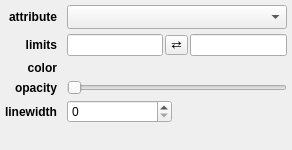
<?xml version="1.0" encoding="UTF-8"?>
<ui version="4.0">
 <class>Form</class>
 <widget class="QWidget" name="Form">
  <property name="geometry">
   <rect>
    <x>0</x>
    <y>0</y>
    <width>292</width>
    <height>150</height>
   </rect>
  </property>
  <property name="windowTitle">
   <string>Form</string>
  </property>
  <layout class="QGridLayout" name="gridLayout">
   <property name="leftMargin">
    <number>5</number>
   </property>
   <property name="topMargin">
    <number>5</number>
   </property>
   <property name="rightMargin">
    <number>5</number>
   </property>
   <property name="bottomMargin">
    <number>5</number>
   </property>
   <property name="horizontalSpacing">
    <number>10</number>
   </property>
   <property name="verticalSpacing">
    <number>5</number>
   </property>
   <item row="0" column="0">
    <widget class="QLabel" name="label_4">
     <property name="font">
      <font>
       <weight>75</weight>
       <bold>true</bold>
      </font>
     </property>
     <property name="text">
      <string>attribute</string>
     </property>
     <property name="alignment">
      <set>Qt::AlignRight|Qt::AlignTrailing|Qt::AlignVCenter</set>
     </property>
    </widget>
   </item>
   <item row="2" column="1" colspan="2">
    <layout class="QHBoxLayout" name="layout_limits">
     <property name="spacing">
      <number>2</number>
     </property>
     <item>
      <widget class="QLineEdit" name="valuetext_v_min"/>
     </item>
     <item>
      <widget class="QToolButton" name="button_flip_limits">
       <property name="styleSheet">
        <string notr="true">padding: 0px</string>
       </property>
       <property name="text">
        <string>⇄</string>
       </property>
      </widget>
     </item>
     <item>
      <widget class="QLineEdit" name="valuetext_v_max"/>
     </item>
    </layout>
   </item>
   <item row="6" column="1" colspan="2">
    <spacer name="horizontalSpacer">
     <property name="orientation">
      <enum>Qt::Horizontal</enum>
     </property>
     <property name="sizeHint" stdset="0">
      <size>
       <width>40</width>
       <height>5</height>
      </size>
     </property>
    </spacer>
   </item>
   <item row="3" column="1">
    <widget class="QColorBox" name="color_color">
     <property name="sizePolicy">
      <sizepolicy hsizetype="Preferred" vsizetype="Minimum">
       <horstretch>0</horstretch>
       <verstretch>0</verstretch>
      </sizepolicy>
     </property>
     <property name="text">
      <string/>
     </property>
    </widget>
   </item>
   <item row="3" column="0">
    <widget class="QLabel" name="label_2">
     <property name="font">
      <font>
       <weight>75</weight>
       <bold>true</bold>
      </font>
     </property>
     <property name="text">
      <string>color</string>
     </property>
     <property name="alignment">
      <set>Qt::AlignRight|Qt::AlignTrailing|Qt::AlignVCenter</set>
     </property>
    </widget>
   </item>
   <item row="5" column="1">
    <widget class="QSpinBox" name="value_linewidth"/>
   </item>
   <item row="7" column="1">
    <spacer name="verticalSpacer">
     <property name="orientation">
      <enum>Qt::Vertical</enum>
     </property>
     <property name="sizeHint" stdset="0">
      <size>
       <width>20</width>
       <height>40</height>
      </size>
     </property>
    </spacer>
   </item>
   <item row="4" column="1" colspan="2">
    <widget class="QSlider" name="value_alpha">
     <property name="maximum">
      <number>100</number>
     </property>
     <property name="orientation">
      <enum>Qt::Horizontal</enum>
     </property>
    </widget>
   </item>
   <item row="4" column="0">
    <widget class="QLabel" name="label">
     <property name="font">
      <font>
       <weight>75</weight>
       <bold>true</bold>
      </font>
     </property>
     <property name="text">
      <string>opacity</string>
     </property>
     <property name="alignment">
      <set>Qt::AlignRight|Qt::AlignTrailing|Qt::AlignVCenter</set>
     </property>
    </widget>
   </item>
   <item row="5" column="0">
    <widget class="QLabel" name="label_3">
     <property name="font">
      <font>
       <weight>75</weight>
       <bold>true</bold>
      </font>
     </property>
     <property name="text">
      <string>linewidth</string>
     </property>
     <property name="alignment">
      <set>Qt::AlignRight|Qt::AlignTrailing|Qt::AlignVCenter</set>
     </property>
    </widget>
   </item>
   <item row="2" column="0">
    <widget class="QLabel" name="label_limits">
     <property name="font">
      <font>
       <weight>75</weight>
       <bold>true</bold>
      </font>
     </property>
     <property name="text">
      <string>limits</string>
     </property>
     <property name="alignment">
      <set>Qt::AlignRight|Qt::AlignTrailing|Qt::AlignVCenter</set>
     </property>
    </widget>
   </item>
   <item row="0" column="1" colspan="2">
    <widget class="QComboBox" name="combosel_attribute">
      <property name="sizeAdjustPolicy">
       <enum>QComboBox::AdjustToMinimumContentsLengthWithIcon</enum>
      </property>
    </widget>
   </item>
  </layout>
 </widget>
 <customwidgets>
  <customwidget>
   <class>QColorBox</class>
   <extends>QLabel</extends>
   <header>glue_qt.utils.qt.colors</header>
  </customwidget>
 </customwidgets>
 <resources/>
 <connections/>
</ui>
